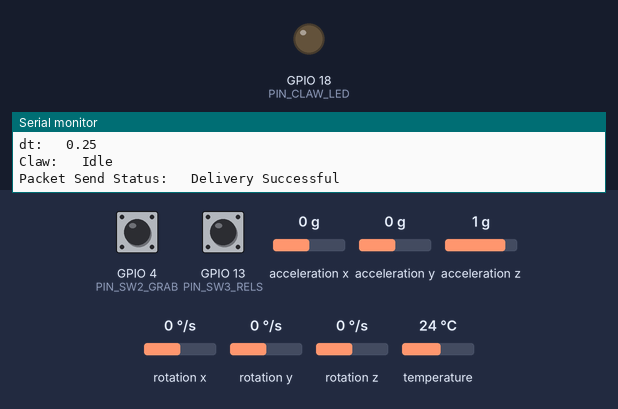
The program below on a simulated ESP32. On the bench: output pins drawn as LEDs (lit = HIGH), the last lines printed to the serial monitor. Dashed ring = blinking. Inputs (shaded band) come from the test bench; at power-on: temperature 24 °C, GPIO 4 (PIN_SW2_GRAB) HIGH, GPIO 13 (PIN_SW3_RELS) HIGH, acceleration x 0 g, acceleration y 0 g, acceleration z 1 g, rotation x 0 °/s, rotation y 0 °/s, rotation z 0 °/s.

Above: at 4.9 s.
5.0 s: temperature set to 37.1 °C
6.5 s: temperature set to 38.3 °C
At 7.1 s:
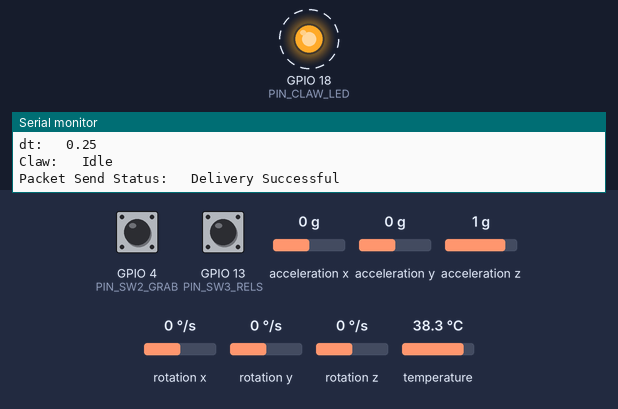
15.5 s: temperature set to 12 °C
At 16.9 s:
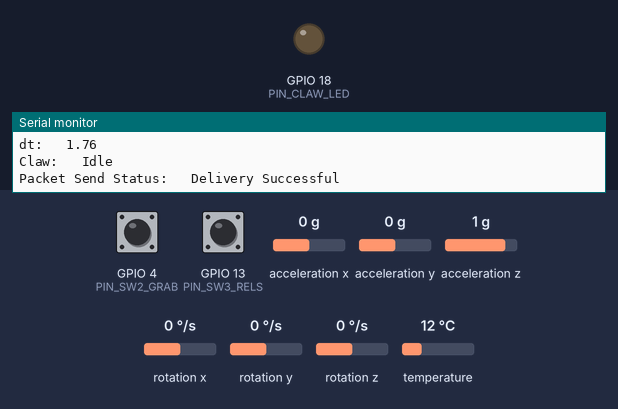
17.5 s: temperature set to 41 °C
At 18.2 s:
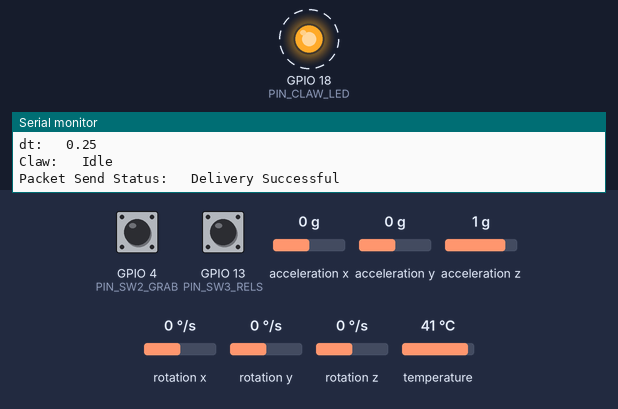
Timing chart, 0 to 21.5 s (numbered marks = the images above; inputs shaded):
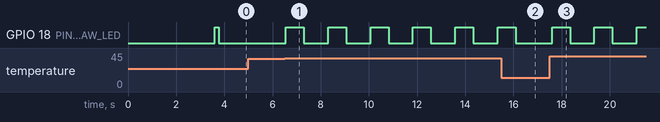

Measured:
- the behaviour switches between 37.5 and 37.6 °C on temperature (found by bisection; images 0 and 1)
- after the input at 6.5 s, GPIO 18 (PIN_CLAW_LED): alternates HIGH for 0.75 s and LOW for 1.0 s, starting after 0.05 s
- after the input at 15.5 s, GPIO 18 (PIN_CLAW_LED): goes on until 16.1 s, then stays LOW
- after the input at 17.5 s, GPIO 18 (PIN_CLAW_LED): alternates HIGH for 0.75 s and LOW for 1.0 s, starting after 0.10 s

The program:

main.cpp
```cpp
#include <Arduino.h>
#include <WiFi.h>
#include <esp_now.h>
#include <Wire.h>
#include <Adafruit_MPU6050.h>
#include <Adafruit_Sensor.h>

// Pins
#define PIN_SW2_GRAB    4
#define PIN_SW3_RELS    13
#define PIN_CLAW_LED    18
#define PIN_6050_SDA    21
#define PIN_6050_SCL    22

// MAC Address for ESP32 on the arm
uint8_t armMACAddr[] = {0x44, 0x1D, 0x64, 0xF2, 0x1E, 0xA0};
esp_now_peer_info_t    armInfo;

// Set ESP-NOW Data Structure
typedef struct struct_message {
  float tiltX;
  float tiltY;
  float tiltZ;
  float veloX;
  float veloY;
  float veloZ;
  bool  clawGrab;
  bool  clawRelease;
} struct_message;

struct_message sendData;

// MPU6050 Setup
  // Calibration Variables
Adafruit_MPU6050  mpuModule;

struct Offsets {
  float offsGyroX,  offsGyroY,  offsGyroZ;
  float offsAccelX, offsAccelY, offsAccelZ;
};

Offsets sensorOffsets = {0, 0, 0,
                        0, 0, 0
};

  // Calibration Function
void calibrateMPU() {
  const int samples = 500;
  Serial.println("Calibrating MPU... Maintain still and level. ");

  float rawGyroX = 0,  rawGyroY = 0,  rawGyroZ = 0;
  float rawAccelX = 0, rawAccelY = 0, rawAccelZ = 0;

  for (int i = 0; i < samples; i++) {
    sensors_event_t    gyr,  accel,  temp;
    mpuModule.getEvent(&gyr, &accel, &temp);

    rawGyroX  += gyr.gyro.x;
    rawGyroY  += gyr.gyro.y;
    rawGyroZ  += gyr.gyro.z;
    rawAccelX += accel.acceleration.x;
    rawAccelY += accel.acceleration.y;
    rawAccelZ += accel.acceleration.z;
    delay(5);
  }

  sensorOffsets.offsGyroX  = rawGyroX  / samples;
  sensorOffsets.offsGyroY  = rawGyroY  / samples;
  sensorOffsets.offsGyroZ  = rawGyroZ  / samples;
  sensorOffsets.offsAccelX = rawAccelX / samples;
  sensorOffsets.offsAccelY = rawAccelY / samples;
  sensorOffsets.offsAccelZ = rawAccelZ / samples;

  // Serial display calibration results
  Serial.println("MPU Calibration Complete.");

  Serial.print("Gyroscope Offsets:     ");
  Serial.print(sensorOffsets.offsGyroX); Serial.print(", ");
  Serial.print(sensorOffsets.offsGyroY); Serial.print(", ");
  Serial.println(sensorOffsets.offsGyroZ);

  Serial.print("Accelerometer Offsets: ");
  Serial.print(sensorOffsets.offsAccelX); Serial.print(", ");
  Serial.print(sensorOffsets.offsAccelY); Serial.print(", ");
  Serial.println(sensorOffsets.offsAccelZ);
}

// Data delivery status serial output
void DataDeliveryStat(const uint8_t * armMACAddr, esp_now_send_status_t espNOWstatus) {
  Serial.print("Packet Send Status: \t");
  Serial.println(espNOWstatus == ESP_NOW_SEND_SUCCESS ? "Delivery Successful" : "Delivery Failed");
}

// Assign time and velocity variables globally to prevent reset on loop iteration
unsigned long prevMicros = 0;
float veloX = 0, veloY = 0, veloZ = 0;

// Sensor data deadzones to prevent small hand movements from affecting  arm
const float accelDeadZone = 0.02f;
const float tiltDeadZone = 0.03f;

float addDeadZone(float val, float threshold) {
    return (fabs(val) < threshold) ? 0.0f : val;
}

void setup() {
  Serial.begin(115200);

  // Initialize Pins
  pinMode(PIN_SW2_GRAB, INPUT_PULLUP);
  pinMode(PIN_SW3_RELS, INPUT_PULLUP);
  pinMode(PIN_CLAW_LED, OUTPUT);
  digitalWrite(PIN_CLAW_LED, LOW);

  // Initialize I2C for MPU6050
  Wire.begin(PIN_6050_SDA, PIN_6050_SCL);

  if (!mpuModule.begin()) {
    Serial.println("MPU6050 Not Found. I2C Connection Failed.");
    while (1) {
      delay(10);  // Pause until MPU is found
    }
  }

  mpuModule.setAccelerometerRange(MPU6050_RANGE_2_G);  // Set acclerometer sensitivity to ±2g
  mpuModule.setGyroRange(MPU6050_RANGE_250_DEG);       // Set gyroscope sensitivity to ±250°/s
  mpuModule.setFilterBandwidth(MPU6050_BAND_21_HZ);    // Jitter filtering from hand shake
  calibrateMPU();

  // Initialize ESP-NOW
  WiFi.mode(WIFI_STA); // Set device as Wi-Fi Station

  if (esp_now_init() != ESP_OK) {
    Serial.println("ESP-NOW Initialization Failed.");
    return;
  }
  else if (esp_now_init() == ESP_OK) {
    Serial.println("ESP-NOW Initialization Complete.");
    digitalWrite(PIN_CLAW_LED, HIGH);
    delay(150);
    digitalWrite(PIN_CLAW_LED, LOW);
  }

  // Serial display MAC address
  Serial.print("Controller Device MAC Address: ");
  Serial.print(WiFi.macAddress());
  Serial.print(" | Arm Device MAC Address: ");
  Serial.println(armMACAddr[5]);

  // Register Arm device as receiver
  esp_now_register_send_cb(DataDeliveryStat);
  memcpy(armInfo.peer_addr, armMACAddr, sizeof(armMACAddr));
  armInfo.channel = 1; // Use current Wi-Fi channel
  armInfo.encrypt = false;

  if (esp_now_add_peer(&armInfo) != ESP_OK) {
    Serial.println("Connection to Arm Device Failed. Device Not Added.");
    return;
  }
  else if (esp_now_add_peer(&armInfo) == ESP_OK) {
    Serial.println("Device Connected via ESP-NOW.");
  }
}

void loop() {
  // dt calculation for velocity
  unsigned long currentMicros = micros();

  if (prevMicros == 0) {
    prevMicros = currentMicros;
    return;
  }

  float dt = (currentMicros - prevMicros) / 1000000.0;
  prevMicros = currentMicros;

  // Read MPU6050 data
  sensors_event_t    gyr,  accel,  temp;
  mpuModule.getEvent(&gyr, &accel, &temp);

  // Overheat Warning
  float tempdegC = temp.temperature;

  if (tempdegC > 37.5) {
    digitalWrite(PIN_CLAW_LED, HIGH);
    delay(750);
    digitalWrite(PIN_CLAW_LED, LOW);
    delay(750);
    Serial.println("Warning: High Temperature on MPU6050!");
  }

  // Process data w/ offsets
  float tiltX = addDeadZone(gyr.gyro.x - sensorOffsets.offsGyroX, tiltDeadZone);
  float tiltY = addDeadZone(gyr.gyro.y - sensorOffsets.offsGyroY, tiltDeadZone);
  float tiltZ = addDeadZone(gyr.gyro.z - sensorOffsets.offsGyroZ, tiltDeadZone);

  float accelX = accel.acceleration.x - sensorOffsets.offsAccelX;
  float accelY = accel.acceleration.y - sensorOffsets.offsAccelY;
  float accelZ = accel.acceleration.z - sensorOffsets.offsAccelZ;

  // Velocity calculation
  veloX = accelX * dt;
  veloY = accelY * dt;
  veloZ = accelZ * dt;

  // Read SW2&3 (LOW = pressed, for Input Pull-Up)
  bool isGrabbing  = !digitalRead(PIN_SW2_GRAB);
  bool isReleasing = !digitalRead(PIN_SW3_RELS);

  // Control Claw LED
  if (isGrabbing || isReleasing) {
    digitalWrite(PIN_CLAW_LED, HIGH);
  }
  else {
    digitalWrite(PIN_CLAW_LED, LOW);
  }

  // Serial output all sent data
  Serial.print("Tilt: \t");
  Serial.print(tiltX); Serial.print(", ");
  Serial.print(tiltY); Serial.print(", ");
  Serial.println(tiltZ);
  Serial.print("Velo: \t");
  Serial.print(veloX); Serial.print(", ");
  Serial.print(veloY); Serial.print(", ");
  Serial.println(veloZ);
  Serial.print("dt: \t"); Serial.println(dt);
  Serial.print("Claw: \t");
  if (isGrabbing) {
    Serial.println("Grabbing");
  }
  else if (isReleasing) {
    Serial.println("Releasing");
  }
  else {
    Serial.println("Idle");
  }

  // Data structure
  sendData.tiltX       = tiltX;
  sendData.tiltY       = tiltY;
  sendData.tiltZ       = tiltZ;
  sendData.veloX       = veloX;
  sendData.veloY       = veloY;
  sendData.veloZ       = veloZ;
  sendData.clawGrab    = isGrabbing;
  sendData.clawRelease = isReleasing;

  // Send command
  esp_now_send(armMACAddr, (uint8_t *) &sendData, sizeof(sendData));
  delay(250);
}
```
